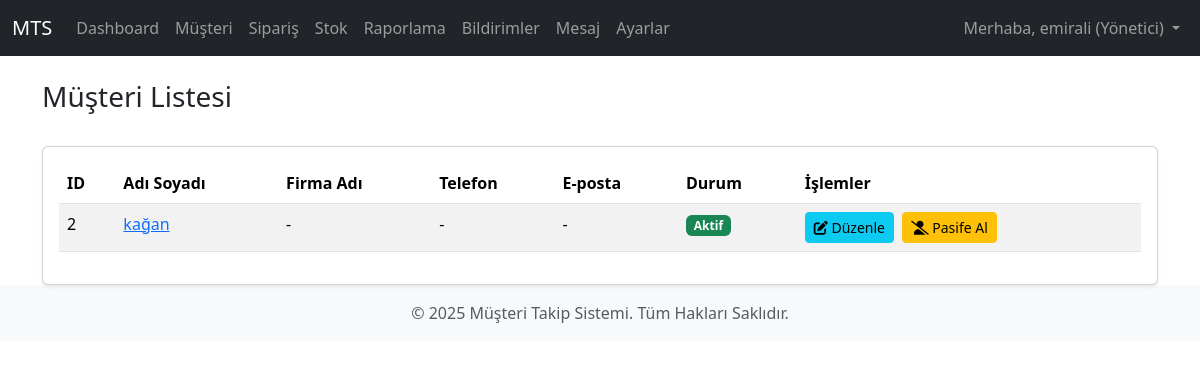
The page /customers/ (signed in) on the database its author committed.
### core/models.py (models this page shows, shortened)
class User(AbstractUser):
    USER_TYPE_CHOICES = (
        ("admin", "Yönetici"),
        ("personnel", "Personel"),
        ("customer", "Müşteri"),
    )
    user_type = models.CharField(
        max_length=20,
        choices=USER_TYPE_CHOICES,
        default="customer",
        verbose_name="Kullanıcı Tipi"
    )
    phone_number = models.CharField(
        max_length=15,
        blank=True,
        null=True,
        verbose_name="Telefon Numarası"
    )
    company_name = models.CharField(
        max_length=100,
        blank=True,
        null=True,
        verbose_name="Firma Adı"
    )
    address = models.TextField(
        blank=True,
        null=True,
        verbose_name="Adres"
    )
    customer_segment = models.CharField(
        max_length=20,
        choices=[('individual', 'Bireysel'), ('corporate', 'Kurumsal')],
        blank=True,
        null=True,
        verbose_name="Müşteri Segmenti"
    )
    date_of_birth = models.DateField(
        blank=True,
        null=True,
        verbose_name="Doğum Tarihi"
    )
    notes = models.TextField(
        blank=True,
        null=True,
        verbose_name="Notlar"
    )
    tax_id_number = models.CharField(
        max_length=20,
        blank=True,
        null=True,
        verbose_name="Vergi/Kimlik Numarası"
    )
    payment_preference = models.CharField(
        max_length=50,
        blank=True,
        null=True,
        verbose_name="Ödeme Tercihi"
    )
    debt_status = models.DecimalField(
        max_digits=10,
        decimal_places=2,
        default=0.00,
        verbose_name="Borç Durumu"
    )
    def is_admin(self):
        return self.user_type == "admin"
    def is_personnel(self):
        return self.user_type == "personnel"
    def is_customer(self):
        return self.user_type == "customer"
    def get_user_type_display(self):
        return dict(self.USER_TYPE_CHOICES).get(self.user_type)

### customers/views.py (the view)
# urls.py: path('', views.CustomerListView.as_view(), name='customer_list'),
class CustomerListView(PersonnelRequiredMixin, ListView):
    model = User
    template_name = 'customers/customer_list.html'
    context_object_name = 'customers'
    paginate_by = 10 # Sayfa başına 10 müşteri göster
    def get_queryset(self):
        queryset = User.objects.filter(user_type='customer').order_by('-date_joined')
        if self.request.user.is_personnel() and not self.request.user.is_admin():
            queryset = queryset.filter(is_active=True)
        return queryset
    def get_context_data(self, **kwargs):
        context = super().get_context_data(**kwargs)
        context['page_title'] = 'Müşteri Listesi'
        return context

### core/views.py (called while the page is built)
    def test_func(self):
        return self.request.user.is_authenticated and (self.request.user.is_personnel() or self.request.user.is_admin())

### templates/customers/customer_list.html (shortened to what this page needs)
{% extends 'base.html' %}
{% load static %}
{% block content %}
<div class="d-flex justify-content-between align-items-center mb-4">
    <h1 class="h3">{{ page_title }}</h1>
</div>
<div class="card shadow-sm">
    <div class="card-body">
        {% if customers %}
        <div class="table-responsive">
            <table class="table table-hover table-striped">
                <thead>
                    <tr>
                        <th scope="col">ID</th>
                        <th scope="col">Adı Soyadı</th>
                        <th scope="col">Firma Adı</th>
                        <th scope="col">Telefon</th>
                        <th scope="col">E-posta</th>
                        <th scope="col">Durum</th>
                        <th scope="col">İşlemler</th>
                    </tr>
                </thead>
                <tbody>
                    {% for customer in customers %}
                    <tr>
                        <td>{{ customer.pk }}</td>
                        <td><a href="{% url 'customers:customer_detail' pk=customer.pk %}">{{ customer.get_full_name|default:customer.username }}</a></td>
                        <td>{{ customer.company_name|default:"-" }}</td>
                        <td>{{ customer.phone_number|default:"-" }}</td>
                        <td>{{ customer.email|default:"-" }}</td>
                        <td>
                            {% if customer.is_active %}
                                <span class="badge bg-success">Aktif</span>
                            {% else %}
                                <span class="badge bg-danger">Pasif</span>
                            {% endif %}
                        </td>
                        <td>
                            <a href="{% url 'customers:customer_edit' pk=customer.pk %}" class="btn btn-sm btn-info me-1" title="Düzenle"><i class="fas fa-edit"></i> Düzenle</a>
                            {% if customer.is_active %}
                                <form action="{% url 'customers:customer_deactivate' pk=customer.pk %}" method="post" class="d-inline">
                                    <button type="submit" class="btn btn-sm btn-warning" title="Pasife Al" onclick="return confirm('Müşteriyi pasife almak istediğinizden emin misiniz?');"><i class="fas fa-user-slash"></i> Pasife Al</button>
                                </form>
                            {% endif %}
                        </td>
                    </tr>
                    {% endfor %}
                </tbody>
            </table>
        </div>
        {% else %}
        <div class="alert alert-info text-center" role="alert">
            Henüz kayıtlı müşteri bulunmamaktadır.
        </div>
        {% endif %}
    </div>
</div>
{% endblock %}

### templates/base.html (shortened to what this page needs)
{% load static %}
<!DOCTYPE html>
<html lang="tr">
<head>
    <link href="https://cdn.jsdelivr.net/npm/bootstrap@5.3.3/dist/css/bootstrap.min.css" rel="stylesheet">
    <link rel="stylesheet" href="https://cdnjs.cloudflare.com/ajax/libs/font-awesome/6.0.0-beta3/css/all.min.css">
</head>
<body>
    <nav class="navbar navbar-expand-lg navbar-dark bg-dark">
        <div class="container-fluid">
            <a class="navbar-brand" href="{% url 'home' %}">MTS</a>
            <div class="collapse navbar-collapse" id="navbarNav">
                <ul class="navbar-nav me-auto mb-2 mb-lg-0">
                    {% if user.is_authenticated %}
                        {% if user.is_admin %}
                            <li class="nav-item">
                                <a class="nav-link" href="{% url 'dashboard:admin_dashboard' %}">Dashboard</a>
                            </li>
                        {% endif %}
                        {% if user.is_personnel or user.is_admin %}
                            <li class="nav-item">
                                <a class="nav-link" href="{% url 'customers:customer_list' %}">Müşteri</a>
                            </li>
                            <li class="nav-item">
                                <a class="nav-link" href="{% url 'orders:order_list' %}">Sipariş</a>
                            </li>
                            <li class="nav-item">
                                <a class="nav-link" href="{% url 'stock:product_list' %}">Stok</a>
                            </li>
                            <li class="nav-item">
                                <a class="nav-link" href="{% url 'reports:report_list' %}">Raporlama</a>
                            </li>
                        {% endif %}
                        <li class="nav-item">
                            <a class="nav-link" href="{% url 'notifications:user_notifications' %}">Bildirimler</a>
                        </li>
                        <li class="nav-item">
                            <a class="nav-link" href="{% url 'messages_app:message_list' %}">Mesaj</a>
                        </li>
                        <li class="nav-item">
                            <a class="nav-link" href="{% url 'settings_app:theme_settings' %}">Ayarlar</a>
                        </li>
                    {% endif %}
                </ul>
                <ul class="navbar-nav">
                    {% if user.is_authenticated %}
                        <li class="nav-item dropdown">
                            <a class="nav-link dropdown-toggle" href="#" id="navbarDropdown" role="button" data-bs-toggle="dropdown" aria-expanded="false">
                                Merhaba, {{ user.get_full_name|default:user.username }} ({{ user.get_user_type_display }})
                            </a>
                        </li>
                    {% endif %}
                </ul>
            </div>
        </div>
    </nav>
    <main class="container mt-4">
        {% block content %}{% endblock %}
    </main>
    <footer class="footer mt-auto py-3 bg-light">
        <div class="container text-center">
            <span class="text-muted">© 2025 Müşteri Takip Sistemi. Tüm Hakları Saklıdır.</span>
        </div>
    </footer>
</body>
</html>

### rows shown on the page
User: get_full_name "emirali", user_type "Yönetici"
User: pk "2", get_full_name "kağan", company_name "-", phone_number "-", email "-", is_active "Aktif"

### other values the page prints
{{ page_title }} "Müşteri Listesi"
